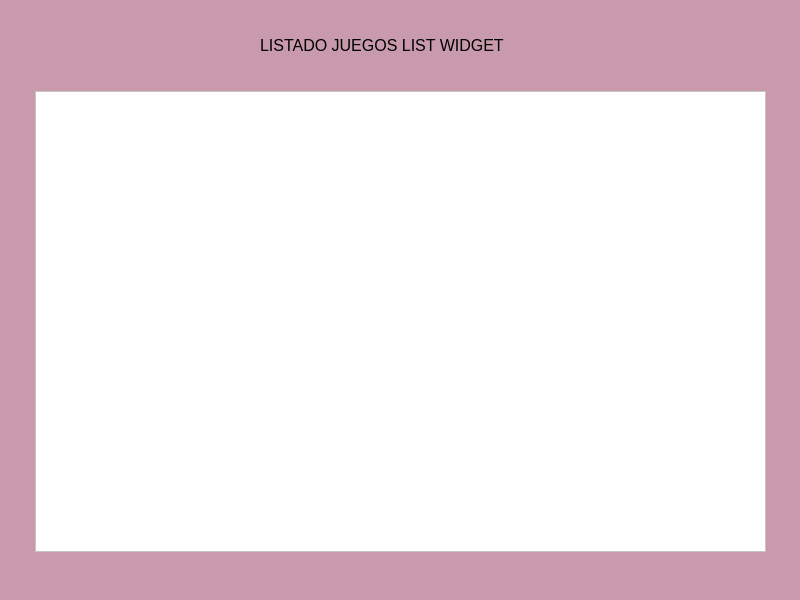
<?xml version="1.0" encoding="UTF-8"?>
<ui version="4.0">
 <class>MainWindow</class>
 <widget class="QMainWindow" name="MainWindow">
  <property name="geometry">
   <rect>
    <x>0</x>
    <y>0</y>
    <width>800</width>
    <height>600</height>
   </rect>
  </property>
  <property name="windowTitle">
   <string>MainWindow</string>
  </property>
  <property name="styleSheet">
   <string notr="true">background-color: rgb(200, 154, 172);</string>
  </property>
  <widget class="QWidget" name="centralwidget">
   <widget class="QListWidget" name="list_widget_juegos">
    <property name="geometry">
     <rect>
      <x>35</x>
      <y>91</y>
      <width>731</width>
      <height>461</height>
     </rect>
    </property>
    <property name="styleSheet">
     <string notr="true">background-color: rgb(255, 255, 255);</string>
    </property>
   </widget>
   <widget class="QLabel" name="label">
    <property name="geometry">
     <rect>
      <x>260</x>
      <y>20</y>
      <width>341</width>
      <height>51</height>
     </rect>
    </property>
    <property name="font">
     <font>
      <pointsize>12</pointsize>
     </font>
    </property>
    <property name="text">
     <string>LISTADO JUEGOS LIST WIDGET</string>
    </property>
   </widget>
  </widget>
  <widget class="QStatusBar" name="statusbar"/>
 </widget>
 <resources/>
 <connections/>
</ui>
